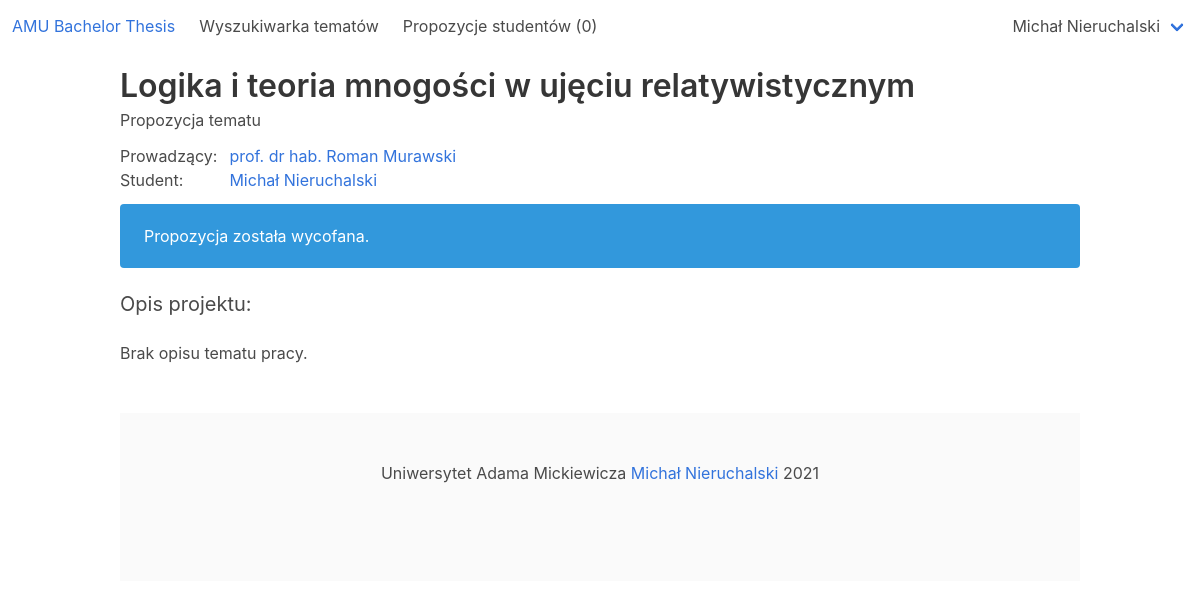
The page /amu_bachelor_thesis/thesis_proposition/9 (signed in) on the database its author committed.
### amu_bachelor_thesis_app/models.py (models this page shows, shortened)
class User(AbstractBaseUser, PermissionsMixin):
    USERNAME_FIELD = 'email'
    LECTURER = 1
    STUDENT = 2
    SUPERUSER = 3
    ROLE_CHOICES = (
        (LECTURER, 'Lecturer'),
        (STUDENT, 'Student'),
        (SUPERUSER, 'Superuser')
    )
    objects = CustomUserManager()
    role = models.PositiveSmallIntegerField(choices=ROLE_CHOICES, blank=False, null=False)
    email = models.EmailField('email address', blank=False, null=False, unique=True)
    def __str__(self):
        if self.role == User.STUDENT:
            return str(self.student)
        if self.role == User.LECTURER:
            return str(self.lecturer)
        return self.email
    def is_student(self):
        return self.role == User.STUDENT
    def is_lecturer(self):
        return self.role == User.LECTURER
    @property
    def is_superuser(self):
        return self.role == self.SUPERUSER

class Lecturer(models.Model):
    first_name = models.CharField(max_length=180, blank=False, null=False)
    last_name = models.CharField(max_length=180, blank=False, null=False)
    degree = models.CharField(max_length=180, blank=True, null=True)
    interests = models.CharField(max_length=2000, blank=True, null=True)
    description = models.CharField(max_length=4000, blank=True, null=True)
    user = models.OneToOneField(User, on_delete=models.CASCADE, primary_key=True)
    def __str__(self):
        return self.first_name + ' ' + self.last_name
    @property
    def name_with_degree(self):
        return self.degree + ' ' + self.first_name + ' ' + self.last_name

class ThesisProposition(models.Model):
    title = models.CharField(max_length=255, blank=False, null=False)
    description = models.CharField(max_length=4000, blank=True, null=True)
    created_at = models.DateTimeField(null=False)
    edited_at = models.DateTimeField(null=True)
    lecturer = models.ForeignKey(Lecturer, on_delete=models.CASCADE, null=False)
    student = models.ForeignKey(Student, on_delete=models.CASCADE, null=False)
    is_active = models.BooleanField(null=False)

class Student(models.Model):
    first_name = models.CharField(max_length=180, blank=False, null=False)
    last_name = models.CharField(max_length=180, blank=False, null=False)
    album_number = models.CharField(max_length=6, blank=False, null=False)
    user = models.OneToOneField(User, on_delete=models.CASCADE, primary_key=True)
    def __str__(self):
        return self.first_name + ' ' + self.last_name

### amu_bachelor_thesis_app/views/thesis_propositions_views.py (the view)
# urls.py: path('thesis_proposition/<int:pk>', thesis_propositions_views.ThesisPropositionView.as_view(), name="thesis_proposition"),
@method_decorator(login_required, name='dispatch')
class ThesisPropositionView(generic.DetailView):
    model = ThesisProposition
    template_name = "amu_bachelor_thesis_app/thesis_proposition/thesis_proposition.html"
    context_object_name = 'thesis_proposition'

### amu_bachelor_thesis_app/templatetags/helpers.py (called while the page is built)
@register.simple_tag
def get_number_of_notifications(user):
    return user.notification_set.count()

@register.simple_tag
def has_notifications(user):
    return user.notification_set.filter(is_seen=False).count() == 0

### amu_bachelor_thesis_app/templatetags/lecturer.py (called while the page is built)
@register.simple_tag
def count_thesis_propositions(lecturer):
    return ThesisProposition.objects.filter(lecturer=lecturer, is_active=True).count()

### amu_bachelor_thesis_app/templates/amu_bachelor_thesis_app/thesis_proposition/thesis_proposition.html (shortened to what this page needs)
{% extends 'amu_bachelor_thesis_app/base.html' %}
{% block content %}
    <h2 class="title mb-1">{{ thesis_proposition.title }}</h2>
    <p>Propozycja tematu</p>
    <table class="mb-3 mt-3">
        <tr>
            <td><span class="pr-3">Prowadzący:</span></td>
            <td>
                <a href="{% url 'amu_bachelor_thesis:lecturer_profile' thesis_proposition.lecturer_id %}">{{ thesis_proposition.lecturer.name_with_degree }}</a>
            </td>
        </tr>
        <tr>
            <td><span class="pr-3">Student:</span></td>
            <td>
                <a href="{% url 'amu_bachelor_thesis:student_profile' thesis_proposition.student_id %}">{{ thesis_proposition.student }}</a>
            </td>
        </tr>
    </table>
    {% if thesis_proposition.is_active %}
        <div class="notification is-info">
            Propozycja czeka na rozpatrzenie przez
            <a href="{% url 'amu_bachelor_thesis:lecturer_profile' thesis_proposition.lecturer_id %}">
                {{ thesis_proposition.lecturer.name_with_degree }}
            </a>
        </div>
    {% else %}
        <div class="notification is-info">
            Propozycja została wycofana.
        </div>
    {% endif %}
    <div class="mt-2">
        <h3 class="subtitle">Opis projektu:</h3>
        {% if thesis_proposition.description %}
            <p>{{ thesis_proposition.description }}</p>
        {% else %}
            <p>Brak opisu tematu pracy.</p>
        {% endif %}
    </div>
{% endblock %}

### amu_bachelor_thesis_app/templates/amu_bachelor_thesis_app/shell/navbar.html (shortened to what this page needs)
{% load lecturer %}
{% load helpers %}
<nav class="navbar" role="navigation">
    <div class="navbar-brand">
        <a class="navbar-item" href="{% url 'amu_bachelor_thesis:home' %}">
            <h1>AMU Bachelor Thesis</h1>
        </a>
    </div>
    <div id="navbarBasicExample" class="navbar-menu">
        <div class="navbar-start">
            {% if user.is_authenticated %}
                <a class="navbar-item" href="{% url 'amu_bachelor_thesis:search_engine' %}">Wyszukiwarka tematów</a>
            {% endif %}
            {% if user.is_lecturer %}
                <a class="navbar-item" href="{% url 'amu_bachelor_thesis:lecturer_manage_thesis_propositions' %}">
                    Propozycje studentów ({% count_thesis_propositions user.lecturer %})
                </a>
            {% endif %}
        </div>
    </div>
    <div class="navbar-end">
        <div class="navbar-end">
            {% if user.is_authenticated %}
                <div class="navbar-item has-dropdown is-hoverable">
                    <a class="navbar-link">{{ user }}</a>
                </div>
            {% endif %}
        </div>
    </div>
</nav>

### rows shown on the page
User: id.user_id "0", role.last_name "Michał Nieruchalski"
ThesisProposition: title "Logika i teoria mnogości w ujęciu relatywistycznym", lecturer.name_with_degree "prof. dr hab. Roman Murawski", student "Michał Nieruchalski"
